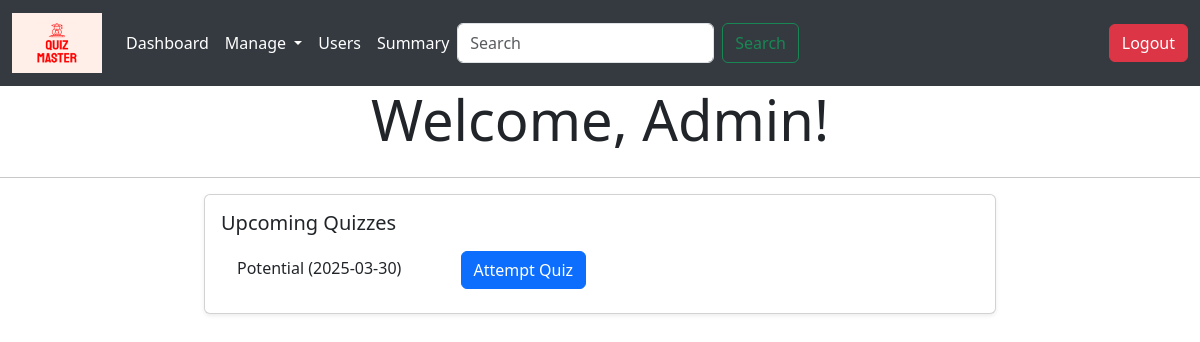
The page /user_dashboard/1 (signed in) on the database as committed earlier.
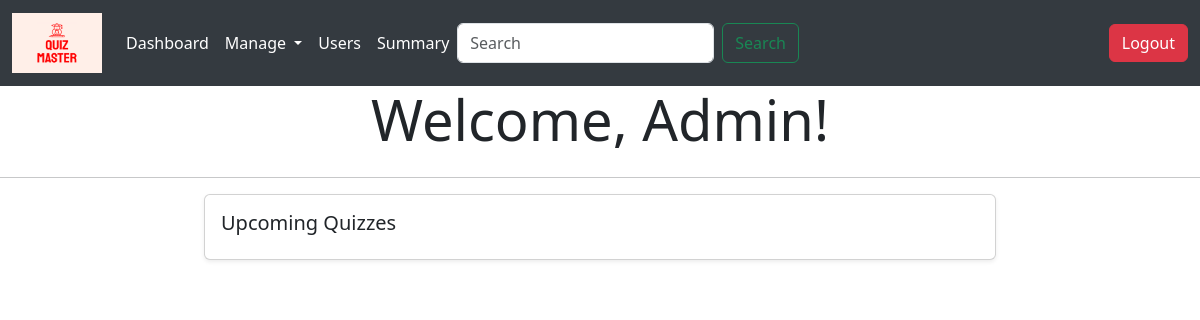
The same page on the database as committed later.
### controller/models.py (models this page shows)
class Quiz(db.Model):
    id = db.Column(db.Integer, primary_key = True, autoincrement = True)
    chapter_id = db.Column(db.Integer, db.ForeignKey('chapter.id'), nullable = False)
    name = db.Column(db.String(128), nullable = False)
    date_of_quiz = db.Column(db.Date, nullable = False)
    duration = db.Column(db.String(64),nullable = False)
    syllabus = db.Column(db.Text)
    total_questions = db.Column(db.Integer)
    maximum_marks = db.Column(db.Integer)
    questions = db.relationship('Question', backref = 'quiz', lazy = True)
    quiz_attempts = db.relationship('Score', backref = 'quiz', lazy = True)

### controller/user_routes.py (the view)
@app.route('/user_dashboard/<int:user_id>') # URL for the user dashboard
@login_required
def user_dashboard(user_id):
    user = User.query.get_or_404(user_id)
    quizzes = Quiz.query.all()
    upcoming_quizzes = []
    current_date = datetime.today().date()
    for quiz in quizzes:
        if quiz.date_of_quiz >= datetime.today().date():
            upcoming_quizzes.append(quiz)
    attempts = Score.query.filter_by(user_id=user_id).all()
    attempted_quizzes = [attempt.quiz_id for attempt in attempts]
    if not user:
        flash("User does not exist", "danger")
        return redirect(url_for('home'))
    return render_template('user_dashboard.html', user = user, upcoming_quizzes = upcoming_quizzes, current_date = current_date, attempted_quizzes = attempted_quizzes)

### controller/authorization_routes.py (called while the page is built)
@login_manager.user_loader
def load_user(user_id):
    return User.query.get(int(user_id))

### templates/user_dashboard.html (shortened to what this page needs)
{% extends 'base.html' %}
{% block content %}
    <h1 class="display-4 text-center mb-4">Welcome, {{ user.username }}!</h1>
    <hr>
    <div class="row justify-content-center">
        <div class="col-md-8">
            <div class="card shadow-sm">
                <div class="card-body">
                    <h5 class="card-title">Upcoming Quizzes</h5>
                    <ul class="list-group list-group-flush">
                        {% for quiz in upcoming_quizzes %}
                            <li class="list-group-item">
                                {{ quiz.name }} ({{ quiz.date_of_quiz }})
                                {% if quiz.date_of_quiz == current_date %}
                                    <span class="badge badge-warning">Today</span>
                                    {% if quiz.id in attempted_quizzes %}
                                        <p class="text-muted">Attempted</p>
                                        <a href="{{ url_for('quiz_statistics', user_id = current_user.id, quiz_id=quiz.id) }}" class="btn btn-primary float-right">View Statistics</a>
                                    {% else %}
                                        <a href="{{ url_for('attempt_quiz', quiz_id=quiz.id) }}" class="btn btn-primary float-right">Attempt Quiz</a>
                                    {% endif %}
                                {% endif %}
                            </li>
                        {% endfor %}
                    </ul>
                </div>
            </div>
        </div>
    </div>
{% endblock %}

Rows that differ between the two databases and show on the page:
removed Quiz: name "Potential", date_of_quiz "2025-03-30"
